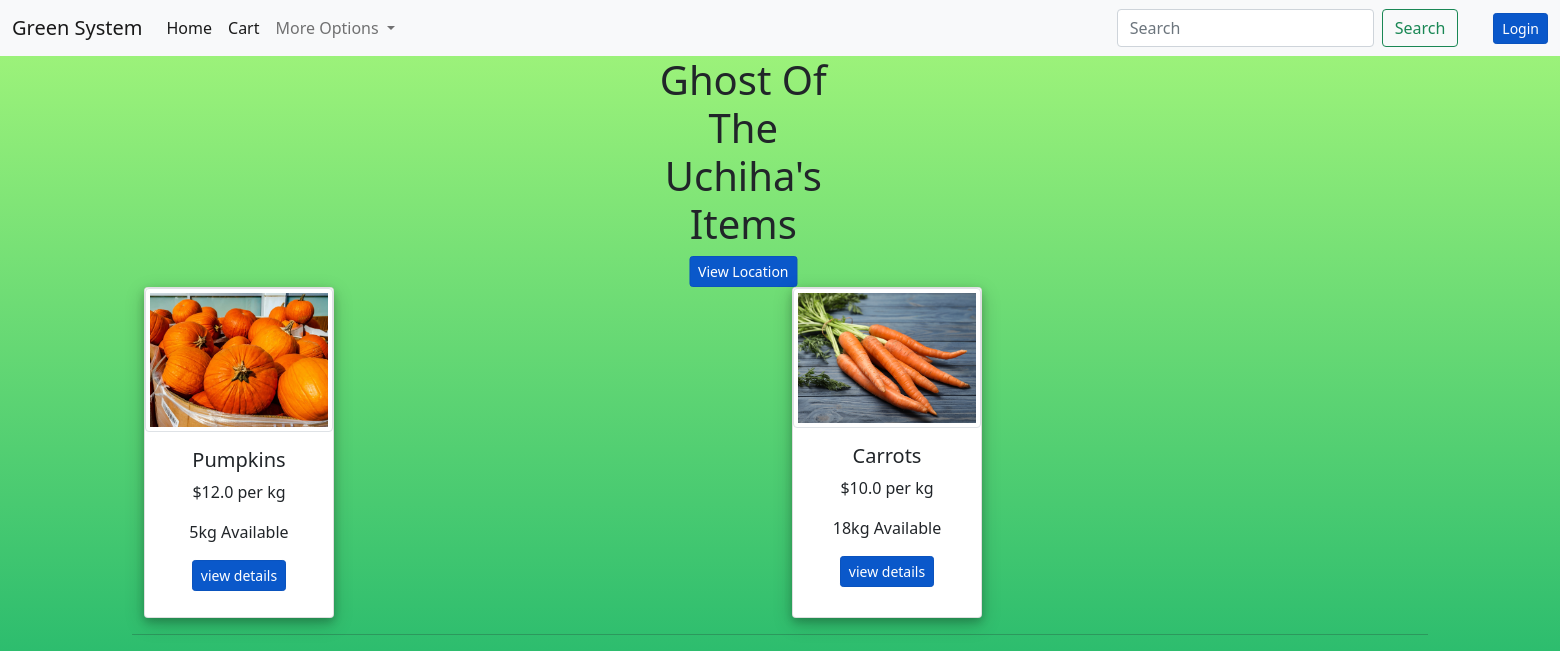
/get_user_items/1, run on an earlier commit of the app's database.
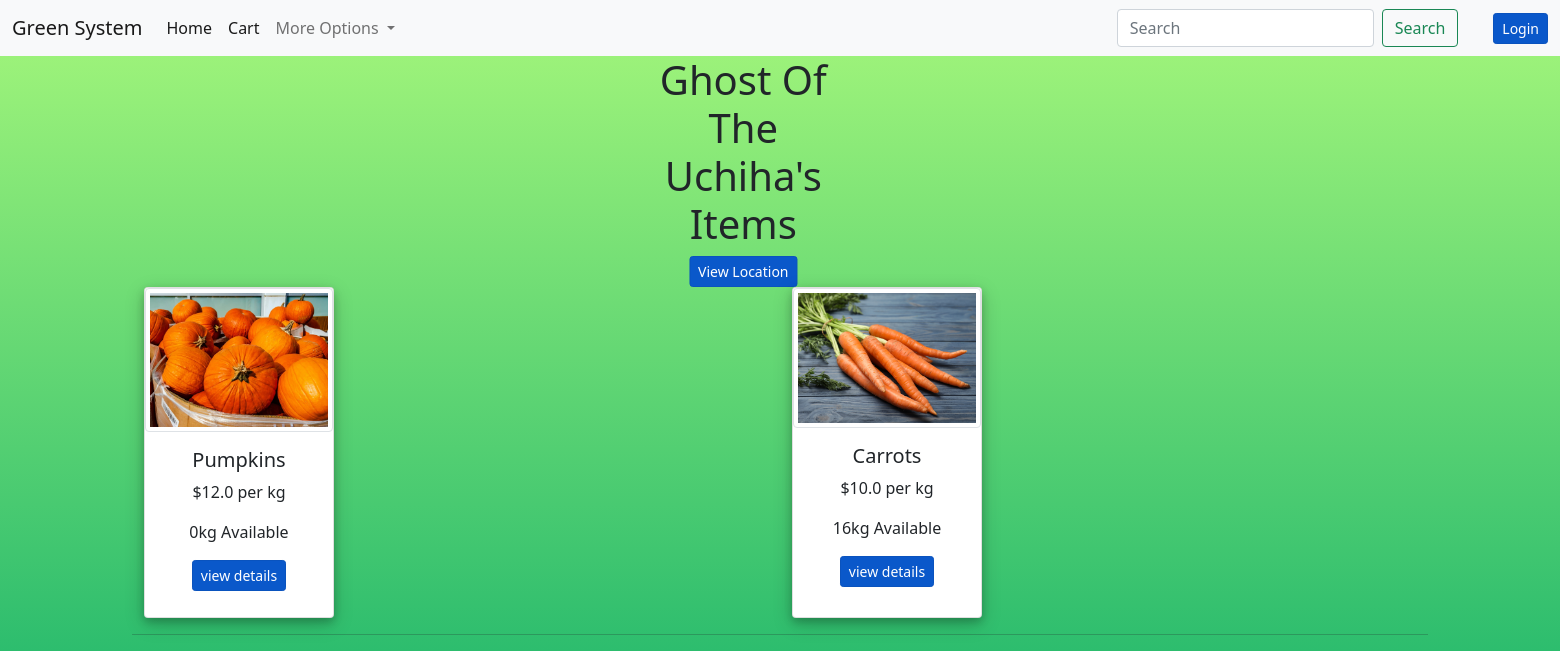
And on a later commit of the database.
### main.py (models this page shows, shortened)
class Item(db.Model):
    id=db.Column(db.Integer,primary_key=True)
    user_id=db.Column(db.Integer,db.ForeignKey('user.id'))
    name=db.Column(db.String,nullable=False)
    image=db.Column(db.String,nullable=False)
    quantity=db.Column(db.Integer,nullable=False)
    price=db.Column(db.Float,nullable=False)
    delivery=db.Column(db.String,nullable=False)

### main.py (the view)
@app.route('/get_user_items/<int:id>',methods=['GET'])
def get_user_items(id):
    user=User.query.get(id)
    items=user.items
    return render_template('user_items.html',user=user,items=items)

### main.py
class SearchForm(FlaskForm):
    Search=StringField("Search",validators=[DataRequired()])
    submit=SubmitField("Search")

### main.py (called while the page is built)
@app.context_processor
def base():
    form=SearchForm()
    return dict(form=form)

### templates/user_items.html (shortened to what this page needs)
{% extends 'layout.html'%}
{% block content%}
<div class="header" style="text-align: center; transform:translateX(38%);">
   <div class="new-container" style="align-items: flex-end;">
       <div class="row">
           <div class="col-2">
               <h1>{{user.username}}'s Items</h1><span><a href="/user_location/{{user.id}}" class="btn btn-primary btn-sm active">View Location</a></span>
           </div>
       </div>
   </div>
</div>
<div class='container'>
   <div class="row">
   {% for item in user.items%}
   <div class="col">
   <div class="card"> <img class='mx-auto img-thumbnail' src="/static/item_images/{{item.image}}" width="100%" height="100%" max-height="100px" max-midth="100px" />
       <div class="card-body text-center mx-auto">
           <div class='cvp'>
               <h5 class="card-title font-weight-bold">{{item.name}}</h5>
               <p class="card-text">${{item.price}} per kg</p> <p class="card-text">{{item.quantity}}kg Available</p><a href="/item_details/{{item.id}}" class="btn btn-primary btn-sm active">view details</a><br />
           </div>
       </div>
   </div>
</div>
<br/>
   {%endfor%}
</div>
</div>
<hr/>
{%endblock%}

What changed in the data, as far as the page shows it:
changed Item "Pumpkins": quantity "5" → "0"
changed Item "Carrots": quantity "18" → "16"
